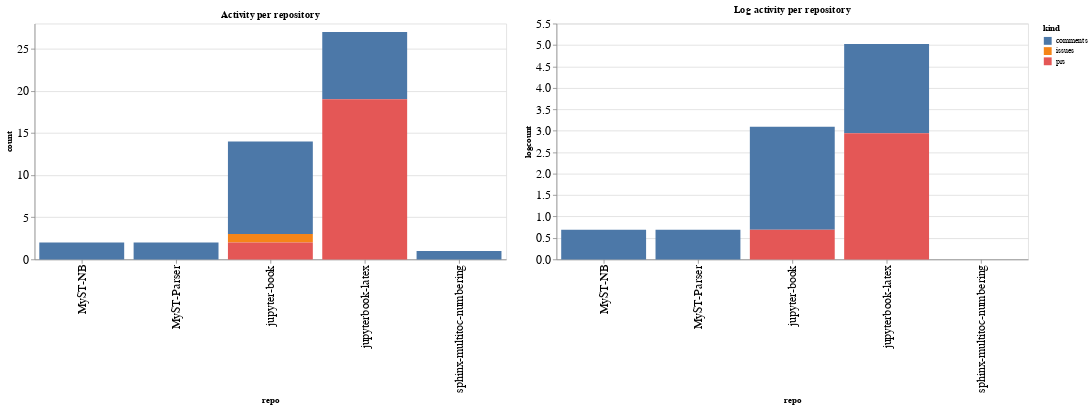

The cell this chart's notebook holds for it:
### Code cell
ch1 = alt.Chart(repo_summaries, width=600, title="Activity per repository").mark_bar().encode(
    x='repo',
    y='count',
    color='kind',
    tooltip="kind"
)

ch2 = alt.Chart(repo_summaries, width=600, title="Log activity per repository").mark_bar().encode(
    x='repo',
    y='logcount',
    color='kind',
    tooltip="kind"
)

ch1 | ch2

### Figure 1 — Vega-Lite specification as saved in the notebook (floating-point values rounded to 4 significant figures)
{"config": {"axisLeft": {"labelFontSize": 15}, "axisBottom": {"labelFontSize": 15}}, "hconcat": [{"mark": "bar", "encoding": {"color": {"type": "nominal", "field": "kind"}, "tooltip": {"type": "nominal", "field": "kind"}, "x": {"type": "nominal", "field": "repo"}, "y": {"type": "quantitative", "field": "count"}}, "title": "Activity per repository", "width": 600}, {"mark": "bar", "encoding": {"color": {"type": "nominal", "field": "kind"}, "tooltip": {"type": "nominal", "field": "kind"}, "x": {"type": "nominal", "field": "repo"}, "y": {"type": "quantitative", "field": "logcount"}}, "title": "Log activity per repository", "width": 600}], "data": {"name": "data-cd0983d573178301ebbe74be9cab3c24"}, "$schema": "https://vega.github.io/schema/vega-lite/v4.8.1.json", "datasets": {"data-cd0983d573178301ebbe74be9cab3c24": [{"repo": "MyST-NB", "kind": "comments", "count": 2, "logcount": 0.6931}, {"repo": "MyST-Parser", "kind": "comments", "count": 2, "logcount": 0.6931}, {"repo": "jupyter-book", "kind": "comments", "count": 11, "logcount": 2.398}, {"repo": "jupyter-book", "kind": "issues", "count": 1, "logcount": 0.0}, {"repo": "jupyter-book", "kind": "prs", "count": 2, "logcount": 0.6931}, {"repo": "jupyterbook-latex", "kind": "comments", "count": 8, "logcount": 2.079}, {"repo": "jupyterbook-latex", "kind": "prs", "count": 19, "logcount": 2.944}, {"repo": "sphinx-multitoc-numbering", "kind": "comments", "count": 1, "logcount": 0.0}]}}
